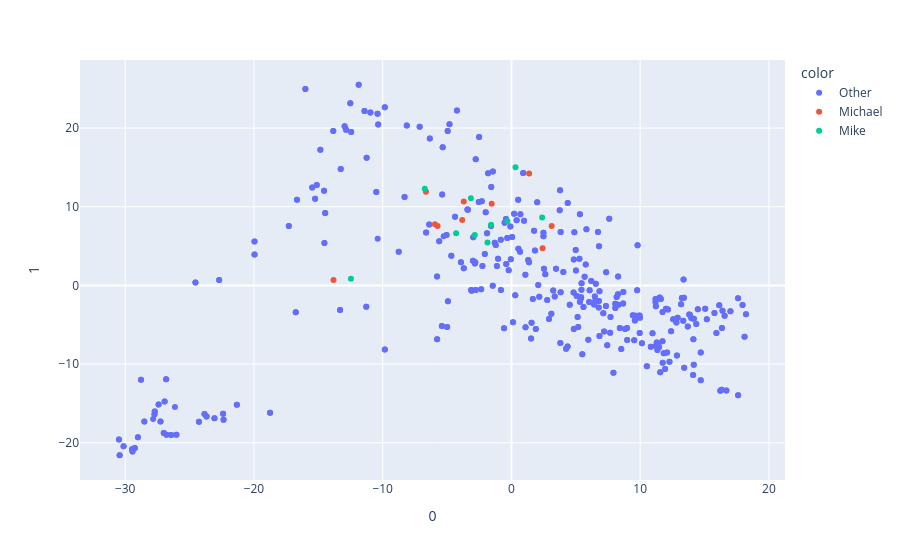

Notebook code for this chart:
### Code cell
# this doesn't show much, but we expect the variance to be pretty small because it'll emphasize the 
# directions of highest variance (which could result from something else :))
plot

### Figure 1 — Plotly figure (JSON) as saved in the notebook; plotly's stock layout.template omitted (floating-point values rounded to 4 significant figures; data arrays with more than 128 entries replaced by an {"elided": "..."} marker saying what was removed)
{"data": [{"customdata": {"elided": "590x1 str values"}, "hovertemplate": "color=Other<br>0=%{x}<br>1=%{y}<br>token=%{customdata[0]}<extra></extra>", "legendgroup": "Other", "marker": {"color": "#636efa", "symbol": "circle"}, "mode": "markers", "name": "Other", "orientation": "v", "showlegend": true, "type": "scatter", "x": {"elided": "590 float values"}, "xaxis": "x", "y": {"elided": "590 float values"}, "yaxis": "y"}, {"customdata": [[" oh"], [","], [" well"], [" have"], [" fun"], [" at"], [" tennis"], [","], [" goodbye"], ["!"]], "hovertemplate": "color=Michael<br>0=%{x}<br>1=%{y}<br>token=%{customdata[0]}<extra></extra>", "legendgroup": "Michael", "marker": {"color": "#EF553B", "symbol": "circle"}, "mode": "markers", "name": "Michael", "orientation": "v", "showlegend": true, "type": "scatter", "x": [-5.736, -5.943, -3.824, -3.703, 1.374, 2.42, 3.125, -1.533, -6.639, -13.82], "xaxis": "x", "y": [7.534, 7.763, 8.302, 10.68, 14.22, 4.728, 7.539, 10.38, 11.91, 0.693], "yaxis": "y"}, {"customdata": [[" oh"], [","], [" well"], [" have"], [" fun"], [" at"], [" tennis"], [","], [" goodbye"], ["!"]], "hovertemplate": "color=Mike<br>0=%{x}<br>1=%{y}<br>token=%{customdata[0]}<extra></extra>", "legendgroup": "Mike", "marker": {"color": "#00cc96", "symbol": "circle"}, "mode": "markers", "name": "Mike", "orientation": "v", "showlegend": true, "type": "scatter", "x": [-4.295, -1.861, -2.85, -1.582, 0.3155, -0.3107, 2.382, -3.151, -6.732, -12.47], "xaxis": "x", "y": [6.634, 5.437, 6.406, 7.708, 15.01, 8.144, 8.642, 11.09, 12.27, 0.8416], "yaxis": "y"}], "layout": {"legend": {"title": {"text": "color"}, "tracegroupgap": 0}, "margin": {"t": 60}, "xaxis": {"anchor": "y", "domain": [0, 1], "title": {"text": "0"}}, "yaxis": {"anchor": "x", "domain": [0, 1], "title": {"text": "1"}}}}
